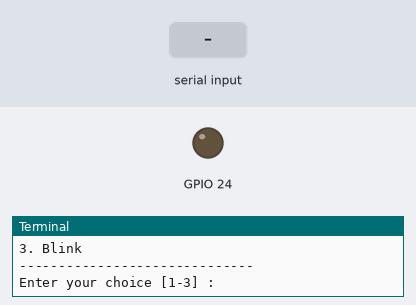
Bench run of a program on a simulated Raspberry Pi (BCM pin numbers). Parts: output pins drawn as LEDs (lit = HIGH), the last lines printed to the terminal. Dashed ring = blinking. Inputs (shaded band) come from the test bench. At 7.3 s the program stops and its outputs stay as they are.

Above: at 1.2 s.
1.3 s: "3" typed at the terminal
At 1.7 s:
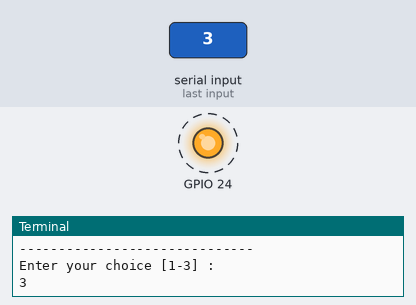
Timing chart, 0 to 7.3 s (numbered marks = the images above; inputs shaded):
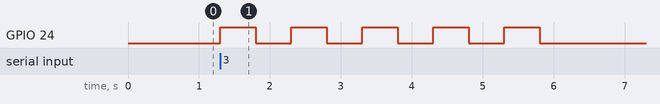

Measured:
- after the input at 1.3 s, GPIO 24: alternates HIGH for 0.50 s and LOW for 0.50 s, 10 changes in all, then stays LOW, starting at once

The program:

InputBlink.py
```python
import RPi.GPIO as GPIO
import time

GPIO.setmode(GPIO.BCM)

GPIO.setup(24, GPIO.OUT) # And #24 as output to LED

# now we'll define two threaded callback functions
# these will run in another thread when our events are detected
def my_callback(channel):
    for i in range(0,5):
                GPIO.output(24,True)
                time.sleep(0.5)## Wait
                GPIO.output(24,False)## Switch off pin 7
                time.sleep(0.5)## Wait

GPIO.output(24,False)

try:
        print (30 * '-')
        print ("   M A I N - M E N U")
        print (30 * '-')
        print ("1. On LED")
        print ("2. Off LED")
        print ("3. Blink")
        print (30 * '-')

        ## Get input ###
        choice = raw_input('Enter your choice [1-3] : ')

        ### Convert string to int type ##
        choice = int(choice)

        ### Take action as per selected menu-option ###
        if choice == 1:
                GPIO.output(24,True)
        elif choice == 2:
                GPIO.output(24,False)
        elif choice == 3:
                my_callback(24)
        else:    ## default ##
                print ("Invalid number. Try again...")

        time.sleep(1)
        GPIO.output(24,False)


except KeyboardInterrupt:
    GPIO.cleanup()       # clean up GPIO on CTRL+C exit
GPIO.cleanup()           # clean up GPIO on normal exit 
```
